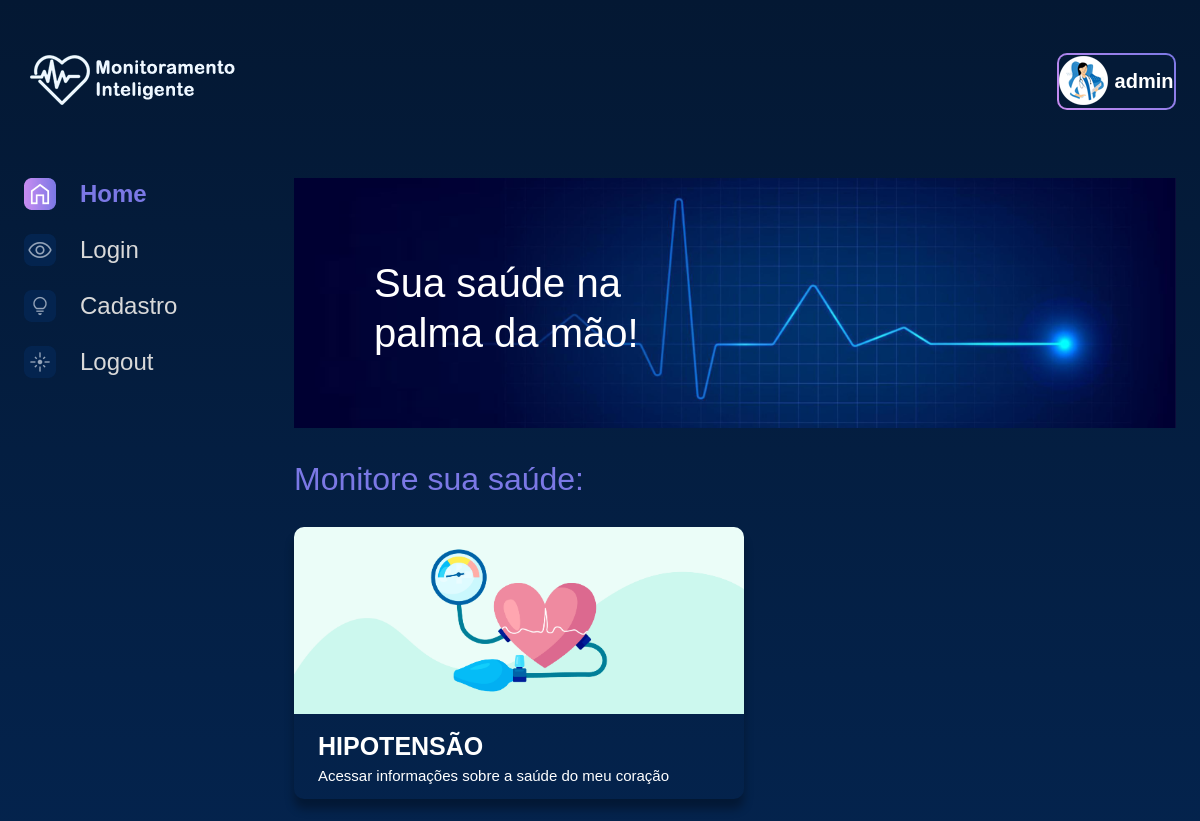
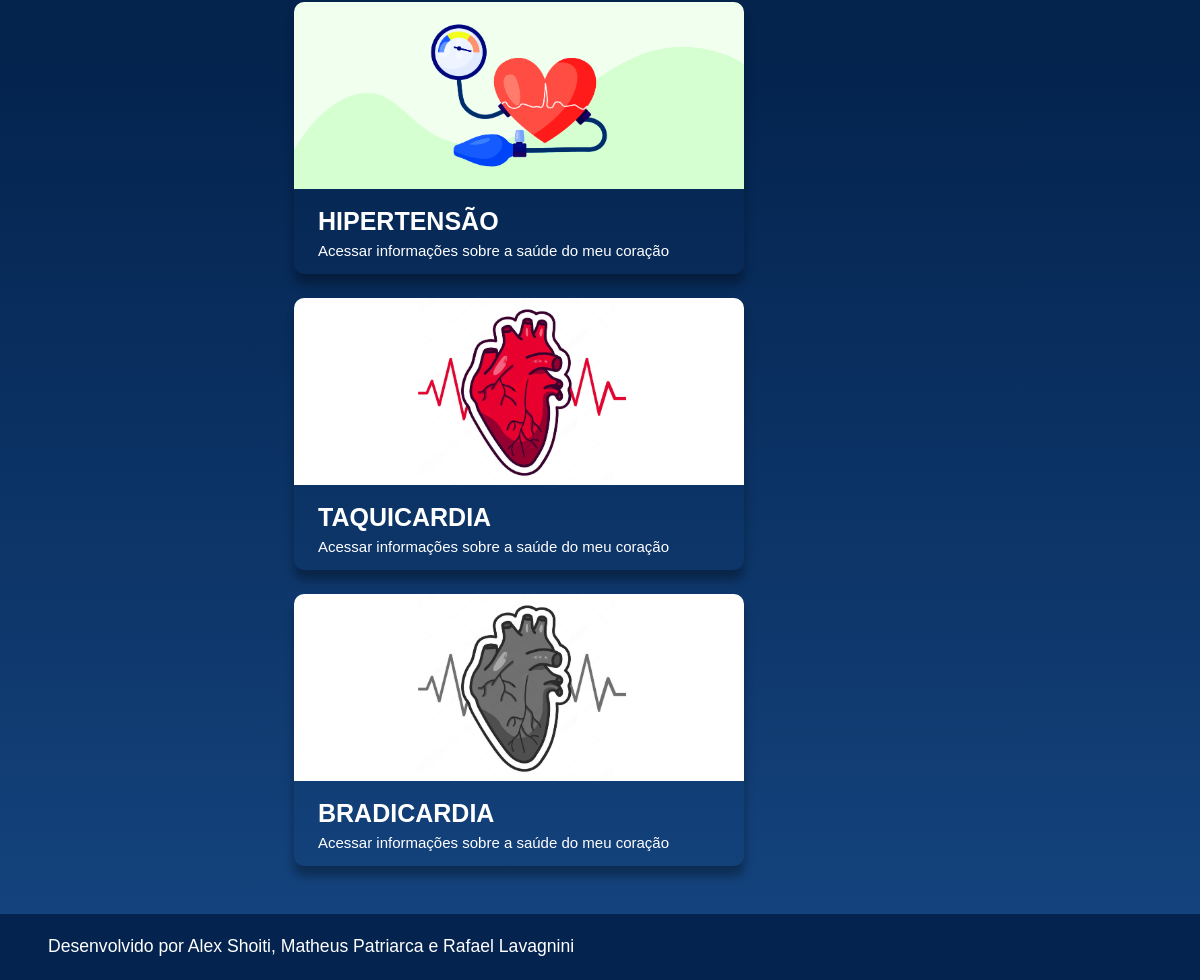
The app's page / (signed in) with its own data (2 pictures, top to bottom).
### monitoramento/models.py (models this page shows, shortened)
class Fotografia(models.Model):
    OPCOES_CATEGORIA = [
        ("HIPERTENSÃO","Hipertensão"),
        ("HIPOTENSÃO","Hipotensão"),
        ("BRADICARDIA","Bradicardia"),
        ("TAQUICARDIA","Taquicardia"),
    ]
    nome = models.CharField(max_length=100, null=False, blank=False)
    legenda = models.CharField(max_length=150, null=False, blank=False)
    categoria = models.CharField(max_length=100, choices=OPCOES_CATEGORIA, default='')
    descricao = models.TextField(null=False, blank=False)
    foto = models.ImageField(upload_to="fotos/", blank=True)
    publicada = models.BooleanField(default=False)
    usuario = models.ForeignKey(
        to=User,
        on_delete=models.SET_NULL,
        null=True,
        blank=False,
        related_name='user'
    )

### monitoramento/views.py (the view)
# urls.py: path('', index, name='index'),
def index(request):
    if not request.user.is_authenticated:
        messages.error(request, 'Usuário não logado')
        return redirect('login')
    perfil = Perfil.objects.filter(user=request.user).first()
    if perfil:
        categoria_usuario = perfil.categoria
        Fotografia.objects.filter(usuario=request.user, publicada=1).update(publicada=0)
        Fotografia.objects.filter(categoria=categoria_usuario, usuario=request.user).update(publicada=1)
    fotografias = Fotografia.objects.filter(publicada=1, usuario=request.user)
    return render(request, 'monitoramento/index.html', {"cards": fotografias, "usuario": request.user})

### templates/monitoramento/index.html
{% extends 'monitoramento/base.html' %}
{% load static %}
{% block content %}
<section class="conteudo">
    <section class="banner">
        <img class="banner__imagem" src="{% static '/assets/imagens/Banner(1).png' %}" alt="banner">
        <h1 class="banner__titulo"> Sua saúde na palma da mão!</h1>
    </section>
    <section class="monitoramento">
        <div class="cards">
            <h2 class="cards__titulo">Monitore sua saúde:</h2>
            <ul class="cards__lista">
                {% if cards %}
                {% for fotografia in cards %}
                <li class="card">
                    <a href="{% url 'imagem' fotografia.id %}">
                    {% if fotografia.foto == "" or fotografia.foto == null %}
                        <img class="card__imagem" src="{% static '/assets/imagens/monitoramento/not-found.png' %}" alt="foto">
                    {% else %}
                        <img class="card__imagem" src="{{ fotografia.foto.url }}" alt="foto">
                    {% endif %}
                    </a>
                    <div class="card__info">
                        <p class="card__titulo">{{fotografia.categoria}}</p>
                        <div class="card__texto">
                            <p class="card__descricao">Acessar informações sobre a saúde do meu coração</p>
                        </div>
                    </div>
                </li>
                {% endfor %}
                {% else %}
                <p class="imagem__titulo">Não há monitoramento disponível para a sua categoria.</p>
                {% endif %}
            </ul>
        </div>
    </section>
</section>
</main>
</div>
{% endblock %}

### templates/monitoramento/partials/_menu.html (shortened to what this page needs)
{% load static %}
<div class="pagina-inicial">
    <header class="cabecalho">
        <img src="{% static '/assets/logo/Logo(2).png' %}" />
        <div class="cabecalho__busca">
            <div class="busca__fundo">
                <a class="medico"><img src="{% static '/assets/imagens/monitoramento/medico6.png' %}"></a>
                <p class="imagem__titulo">
                    <a href="{% url 'perfil_usuario' usuario.username %}"> {{usuario.username}} </a>
                </p>
            </div>
        </div>
    </header>
    <main class="principal">
        <section class="menu-lateral">
            <nav class="menu-lateral__navegacao">
                <a href="{% url 'index' %}"><img src="{% static '/assets/ícones/1x/Home - ativo.png' %}"> Home</a>
                <a href="{% url 'login' %}"><img src="{% static '/assets/ícones/1x/Mais vistas - inativo.png' %}"> Login</a>
                <a href="{% url 'cadastro' %}"><img src="{% static '/assets/ícones/1x/Surpreenda-me - inativo.png' %}"> Cadastro</a>
                <a href="{% url 'logout' %}"><img src="{% static '/assets/ícones/1x/Novas - inativo.png' %}"> Logout</a>
            </nav>
        </section>

### setup/static/styles/style.css (style rules this page uses)
html, body, div, span, applet, object, iframe, h1, h2, h3, h4, h5, h6, p, blockquote, pre, a, abbr, acronym, address, big, cite, code, del, dfn, em, img, ins, kbd, q, s, samp, small, strike, strong, sub, sup, tt, var, b, u, i, center, dl, dt, dd, ol, ul, li, fieldset, form, label, legend, table, caption, tbody, tfoot, thead, tr, th, td, article, aside, canvas, details, embed, figure, figcaption, footer, header, hgroup, menu, nav, output, ruby, section, summary, time, mark, audio, video { margin: 0; padding: 0; border: 0; font-size: 100%; font: inherit; vertical-align: baseline; }
article, aside, details, figcaption, figure, footer, header, hgroup, menu, nav, section { display: block; }
body { line-height: 1; font-family: 'Space Grotesk', sans-serif; min-height: 100vh; background: linear-gradient(#041833,#04244F,#154580); background-repeat: no-repeat; background-position: center; background-size: cover; }
ol, ul { list-style: none; }
.banner { width: auto; position: relative; margin-bottom: 1.5rem; }
.banner__imagem { width: 100%; }
.banner__titulo { color: #FFFFFF; font-size: 40px; width: 350px; line-height: 50px; position: absolute; top: 80px; left: 80px; }
.cabecalho { align-items: center; display: flex; justify-content: space-between; margin: 1.5rem 0 4rem 0; }
.cabecalho__busca { align-items: center; border-radius: 10px; background: linear-gradient(45deg, #C98CF1,#7B78E5); display: flex; height: auto; justify-content: space-between; padding: 2px; width: auto; }
.busca__fundo { align-items: center; background-color: #041A37; border-radius: 8px; display: flex; margin: 0 auto; width: 100%; }
.cards { width: 100%; }
.cards__titulo { color: #7B78E5; font-size: 2rem; line-height: 3rem; margin-bottom: 1.5rem; }
.cards__lista { display: flex; flex-wrap: wrap; justify-content: space-between; align-content: space-between; }
.card { border-radius: 10px; box-shadow: 0px 10px 10px #00000050; color: #FFFFFF; margin-bottom: 1.5rem; position: relative; width: 450px; }
.card__imagem { width: 450px; border-radius: 10px 10px 0 0; }
.card__info { font-size: 1.2rem; padding: 0 1.5rem 1rem 1.5rem; }
.card__titulo { font-weight: bold; line-height: 1.2rem; margin-top: 0.8em; }
.card__texto { display: flex; justify-content: space-between; flex-wrap: wrap; }
.card__descricao { font-size: 0.6em; margin-top: 0.8em; }
.monitoramento { display: flex; width: 100%; }
.imagem__titulo { font-weight: bold; line-height: 2rem; color: #FFFFFF; }
.menu-lateral { padding-right: 1.5rem; box-sizing: border-box; min-width: 270px; }
.menu-lateral__navegacao { display: flex; flex-direction: column; }
.menu-lateral__navegacao a { font-family: 'Space Grotesk', sans-serif; align-items: center; display: flex; margin-bottom: 1.5rem; text-decoration: none; color: #D9D9D9; font-size: 24px; }
.menu-lateral__navegacao a:first-child { font-weight: bold; color: #7B78E5; }
.menu-lateral__navegacao img { margin-right: 1.5rem; }
.pagina-inicial { max-width: 1440px; padding: 1.5rem; margin: 0 auto; }
.principal { display: flex; justify-content: space-between; }

### templates/monitoramento/base.html (style rules this page uses)
.card__titulo { font-size: 25px; }
.card__descricao { font-size: 15px; margin-top: 0.8em; }

### templates/monitoramento/partials/_menu.html (style rules this page uses)
.cabecalho__busca { width: 10%; }
.imagem__titulo { font-size: 20px; font-weight: bold; line-height: 2rem; color: #FFFFFF; margin-left: 5%; }
a { text-decoration: none; color: inherit; }

### records on screen
Fotografia: foto (picture), categoria "HIPOTENSÃO"
Fotografia: foto (picture), categoria "HIPERTENSÃO"
Fotografia: foto (picture), categoria "TAQUICARDIA"
Fotografia: foto (picture), categoria "BRADICARDIA"

### other values on screen
{{ usuario.username }} "admin"
